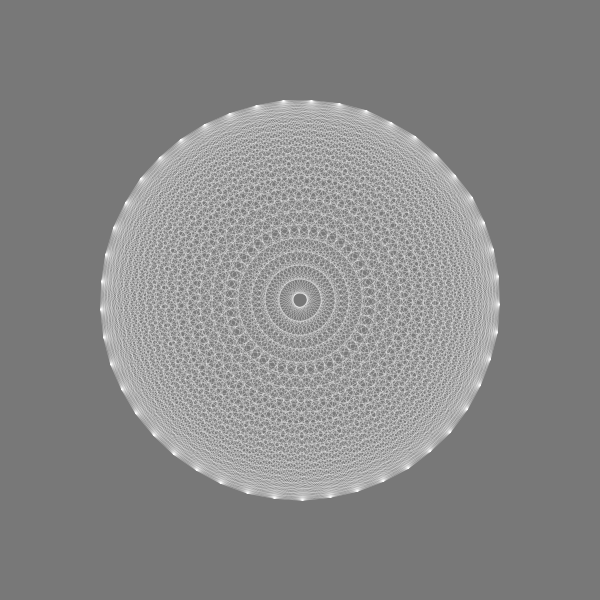
Frame 1 (no input)
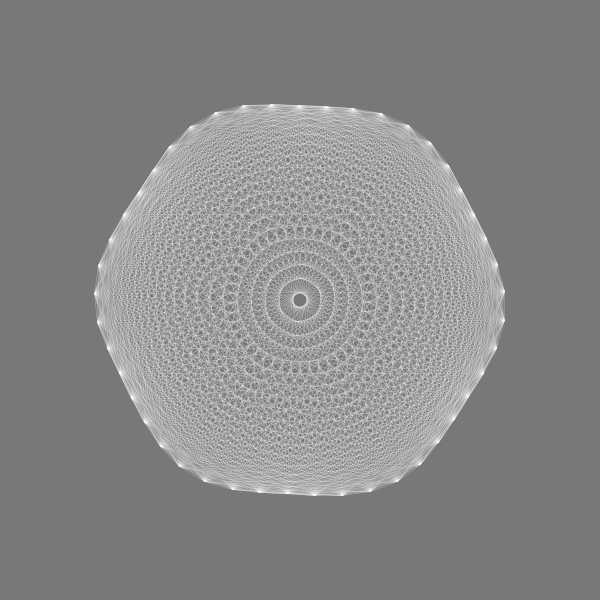
Frame 60 (the mouse pressed at the canvas centre just before this capture)
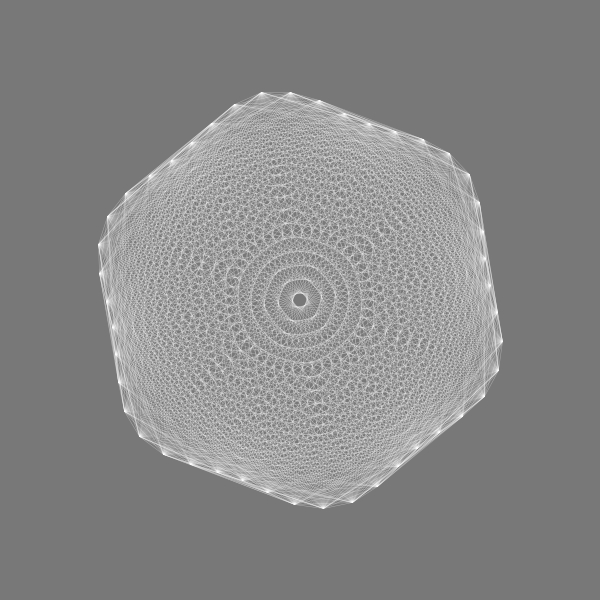
Frame 120 (the mouse held since frame 60 and released just before this capture)

The Processing sketch that drew these frames (run headless with seeded random() and noise(); from frame 60 on, the mouse is pressed at the canvas centre):

// Processing sketch: processing_134211
// ── processing_134211.pde

Circle[] circles;
int numCircles = 45;
int maxDistance;
float dia = 400;
float angle = 0;
float move = 0;
float counter;
float moveDist;
float expandSpeed = 0.008;


void setup() {
  size(600, 600);
  smooth();
  
  // create an array and fill it with circles
  circles = new Circle[numCircles];
  
}

void draw() {
  // clear background
  background(120);
  
  counter++;
  if(moveDist > 0.3 && expandSpeed > 0){
    expandSpeed=expandSpeed*(-1);
  }
  else if(moveDist < 0.01&& expandSpeed < 0){
    expandSpeed=expandSpeed*(-1);
  }
  moveDist=moveDist+expandSpeed;
  //println( moveDist + "  " + expandSpeed );
  
  for (int i=0; i< numCircles; i++) {
    
    float waveAngle = map(i,0,numCircles,0,TWO_PI*39);
    float angle = map(i,0,numCircles,0,TWO_PI);
    float waveOffset = moveDist*sin(waveAngle)*numCircles;
    float circleOffx = cos(angle+counter)*((dia/2)+waveOffset);
    float circleOffy = sin(angle+counter)*((dia/2)+waveOffset);

    
    for(int j=0; j<6; j++)
    {
    circles[i] = new Circle(300+circleOffx,300+circleOffy, 50); 
  }}
  
  // update and display the circles
  for (int i=0; i< numCircles; i++) {
    circles[i].update(); 
    circles[i].display();
    
    if(move>0 && move<100){
    move = move+.3;
    }
    else {
      move = move-.3;
    }
    
  }

  // define maximum distance
  maxDistance = mouseX;
  
  // look of the lines
  stroke(255, 100);
  strokeWeight(0.5);

  for (int i=0; i< numCircles; i++) {
    // compare circle to other circles
    for (int j=i+1; j< numCircles; j++) {
      // draw line if distance is below 'maxDistance'
      
        line(circles[i].x, circles[i].y, circles[j].x, circles[j].y);
      
    }
  }
}

class Circle {
  float x, y, dia;

  Circle(float x, float y, float dia) {
    this.x =x;
    this.y =y;
    this.dia = dia;
  }

  void update() {
    // code for movement here
    // this is just some random displacement
    x = x;
    y = y;
    //move = move +1;
  }

  void display() {
    // code for drawing the circles
   point(x, y);
  }
}
